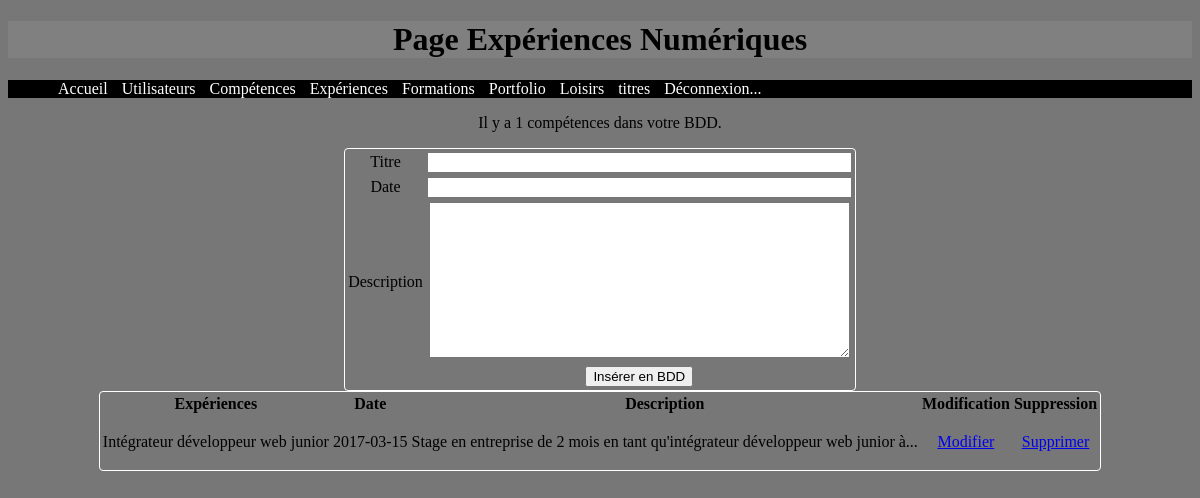
/admin/experience.php (signed in), run on the app's committed database.
### tables this page shows
CREATE TABLE `experiences` (
  `id_xp` int(7) NOT NULL,
  `titre_xp` text NOT NULL,
  `date_xp` date DEFAULT NULL,
  `description_xp` text
);

### admin/experience.php (the view, shortened to what this page needs)
<!DOCTYPE html>
<html lang="fr">
  <head>
    <link rel="stylesheet" type="text/css" href="../cssAdmin/myfrontstyle.css" />
  </head>
  <body>
    <header>
      <h1>Page Expériences Numériques</h1>
      <?php include 'navAdmin.php'; ?>
    </header>
    <section>
      <?php
      $sql = $pdoCV -> query("SELECT * FROM experiences");
      $sql -> execute();
      $nbr_xp = $sql -> rowCount();
      ?>
      <p>Il y a <?php echo $nbr_xp; ?> compétences dans votre BDD.</p>
      <form method="POST">
          <table>
            <tr>
                <td>Titre</td>
                <td><input type="text" name="titre_xp" size="50" required /></td>
            </tr>
            <tr>
              <td>Date</td>
              <td><input type="text" name="date_xp" size="50" required /></td>
            </tr>
            <tr>
              <td>Description</td>
              <td><textarea name="description_xp" id="editor1" cols="50" rows="10" required /></textarea>
              </td>
            </tr>
            <tr>
              <td></td>
              <td><input type="submit" value="Insérer en BDD" /></td>
              </tr>
          </table>
        </form>
      <table>
        <thead>
          <th>Expériences</th>
          <th>Date</th>
          <th>Description</th>
          <th>Modification</th>
          <th>Suppression</th>
        </thead>
        <tr>
          <?php while($ligne = $sql -> fetch()){ ?>
          <td><?php echo $ligne['titre_xp']; ?></td>
          <td><?php echo $ligne['date_xp']; ?></td>
          <td><?php echo $ligne['description_xp']; ?></td>
          <td><a href="modif_experience.php?id_xp=<?= $ligne['id_xp']; ?>">Modifier</a></td>
          <td><a href="experience.php?id_xp=<?= $ligne['id_xp']; ?>">Supprimer</a></td>
        </tr>
          <?php } ?>
       </table>
    </section>

### cssAdmin/myfrontstyle.css (style rules this page uses)
body { background-color: #777; }
section { text-align: center; }
h1 { text-align: center; background-color: grey; }
p { text-align: center; }
table { margin: 0 auto; background-color: #777; border: 1px solid #FFF; border-radius: 4px; }

### data on the page
experiences: titre_xp "Intégrateur développeur web junior", date_xp "2017-03-15", description_xp "Stage en entreprise de 2 mois en tant qu'intégrateur développeur web junior à..."

### other printed values
$nbr_xp "1"
